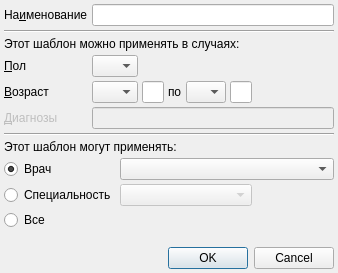
<ui version="4.0" >
 <class>ActionTemplateCreateDialog</class>
 <widget class="QDialog" name="ActionTemplateCreateDialog" >
  <property name="geometry" >
   <rect>
    <x>0</x>
    <y>0</y>
    <width>328</width>
    <height>273</height>
   </rect>
  </property>
  <property name="windowTitle" >
   <string>Создание шаблона действия</string>
  </property>
  <property name="sizeGripEnabled" >
   <bool>false</bool>
  </property>
  <layout class="QGridLayout" name="gridLayout" >
   <property name="margin" >
    <number>4</number>
   </property>
   <property name="spacing" >
    <number>4</number>
   </property>
   <item row="0" column="0" >
    <widget class="QLabel" name="lblName" >
     <property name="sizePolicy" >
      <sizepolicy vsizetype="Preferred" hsizetype="Maximum" >
       <horstretch>0</horstretch>
       <verstretch>0</verstretch>
      </sizepolicy>
     </property>
     <property name="text" >
      <string>На&amp;именование</string>
     </property>
     <property name="buddy" >
      <cstring>edtName</cstring>
     </property>
    </widget>
   </item>
   <item row="0" column="1" colspan="7" >
    <widget class="QLineEdit" name="edtName" >
     <property name="minimumSize" >
      <size>
       <width>200</width>
       <height>0</height>
      </size>
     </property>
    </widget>
   </item>
   <item row="1" column="0" colspan="8" >
    <widget class="Line" name="line" >
     <property name="orientation" >
      <enum>Qt::Horizontal</enum>
     </property>
    </widget>
   </item>
   <item row="2" column="0" colspan="8" >
    <widget class="QLabel" name="lblCase" >
     <property name="text" >
      <string>Этот шаблон можно применять в случаях:</string>
     </property>
    </widget>
   </item>
   <item row="3" column="0" >
    <widget class="QLabel" name="lblSex" >
     <property name="sizePolicy" >
      <sizepolicy vsizetype="Preferred" hsizetype="Maximum" >
       <horstretch>0</horstretch>
       <verstretch>0</verstretch>
      </sizepolicy>
     </property>
     <property name="text" >
      <string>&amp;Пол</string>
     </property>
     <property name="buddy" >
      <cstring>cmbSex</cstring>
     </property>
    </widget>
   </item>
   <item row="3" column="1" colspan="2" >
    <widget class="QComboBox" name="cmbSex" >
     <property name="sizePolicy" >
      <sizepolicy vsizetype="Fixed" hsizetype="MinimumExpanding" >
       <horstretch>0</horstretch>
       <verstretch>0</verstretch>
      </sizepolicy>
     </property>
     <item>
      <property name="text" >
       <string/>
      </property>
     </item>
     <item>
      <property name="text" >
       <string>М</string>
      </property>
     </item>
     <item>
      <property name="text" >
       <string>Ж</string>
      </property>
     </item>
    </widget>
   </item>
   <item row="3" column="3" colspan="5" >
    <spacer name="spacer_3" >
     <property name="orientation" >
      <enum>Qt::Horizontal</enum>
     </property>
     <property name="sizeHint" stdset="0" >
      <size>
       <width>415</width>
       <height>20</height>
      </size>
     </property>
    </spacer>
   </item>
   <item row="4" column="0" >
    <widget class="QLabel" name="lblAge" >
     <property name="sizePolicy" >
      <sizepolicy vsizetype="Preferred" hsizetype="Maximum" >
       <horstretch>0</horstretch>
       <verstretch>0</verstretch>
      </sizepolicy>
     </property>
     <property name="text" >
      <string>&amp;Возраст</string>
     </property>
     <property name="buddy" >
      <cstring>cmbBegAgeUnit</cstring>
     </property>
    </widget>
   </item>
   <item row="4" column="1" colspan="2" >
    <widget class="QComboBox" name="cmbBegAgeUnit" >
     <property name="sizePolicy" >
      <sizepolicy vsizetype="Fixed" hsizetype="Preferred" >
       <horstretch>0</horstretch>
       <verstretch>0</verstretch>
      </sizepolicy>
     </property>
     <item>
      <property name="text" >
       <string/>
      </property>
     </item>
     <item>
      <property name="text" >
       <string>Д</string>
      </property>
     </item>
     <item>
      <property name="text" >
       <string>Н</string>
      </property>
     </item>
     <item>
      <property name="text" >
       <string>М</string>
      </property>
     </item>
     <item>
      <property name="text" >
       <string>Г</string>
      </property>
     </item>
    </widget>
   </item>
   <item row="4" column="3" >
    <widget class="QLineEdit" name="edtBegAgeCount" >
     <property name="sizePolicy" >
      <sizepolicy vsizetype="Fixed" hsizetype="Preferred" >
       <horstretch>0</horstretch>
       <verstretch>0</verstretch>
      </sizepolicy>
     </property>
     <property name="inputMask" >
      <string>000; </string>
     </property>
     <property name="maxLength" >
      <number>3</number>
     </property>
    </widget>
   </item>
   <item row="4" column="4" >
    <widget class="QLabel" name="lblAgeSep" >
     <property name="sizePolicy" >
      <sizepolicy vsizetype="Preferred" hsizetype="Maximum" >
       <horstretch>0</horstretch>
       <verstretch>0</verstretch>
      </sizepolicy>
     </property>
     <property name="text" >
      <string>по</string>
     </property>
     <property name="buddy" >
      <cstring>cmbEndAgeUnit</cstring>
     </property>
    </widget>
   </item>
   <item row="4" column="5" >
    <widget class="QComboBox" name="cmbEndAgeUnit" >
     <property name="sizePolicy" >
      <sizepolicy vsizetype="Fixed" hsizetype="Preferred" >
       <horstretch>0</horstretch>
       <verstretch>0</verstretch>
      </sizepolicy>
     </property>
     <property name="sizeAdjustPolicy" >
      <enum>QComboBox::AdjustToContentsOnFirstShow</enum>
     </property>
     <item>
      <property name="text" >
       <string/>
      </property>
     </item>
     <item>
      <property name="text" >
       <string>Д</string>
      </property>
     </item>
     <item>
      <property name="text" >
       <string>Н</string>
      </property>
     </item>
     <item>
      <property name="text" >
       <string>М</string>
      </property>
     </item>
     <item>
      <property name="text" >
       <string>Г</string>
      </property>
     </item>
    </widget>
   </item>
   <item row="4" column="6" >
    <widget class="QLineEdit" name="edtEndAgeCount" >
     <property name="sizePolicy" >
      <sizepolicy vsizetype="Fixed" hsizetype="Preferred" >
       <horstretch>0</horstretch>
       <verstretch>0</verstretch>
      </sizepolicy>
     </property>
     <property name="inputMask" >
      <string>000; </string>
     </property>
     <property name="maxLength" >
      <number>3</number>
     </property>
    </widget>
   </item>
   <item row="4" column="7" >
    <spacer name="spacer_2" >
     <property name="orientation" >
      <enum>Qt::Horizontal</enum>
     </property>
     <property name="sizeHint" stdset="0" >
      <size>
       <width>203</width>
       <height>20</height>
      </size>
     </property>
    </spacer>
   </item>
   <item row="5" column="0" >
    <widget class="QLabel" name="lblDiagnosis" >
     <property name="enabled" >
      <bool>false</bool>
     </property>
     <property name="sizePolicy" >
      <sizepolicy vsizetype="Preferred" hsizetype="Maximum" >
       <horstretch>0</horstretch>
       <verstretch>0</verstretch>
      </sizepolicy>
     </property>
     <property name="text" >
      <string>&amp;Диагнозы</string>
     </property>
     <property name="buddy" >
      <cstring>edtMKBList</cstring>
     </property>
    </widget>
   </item>
   <item row="5" column="1" colspan="7" >
    <widget class="QLineEdit" name="edtMKBList" >
     <property name="enabled" >
      <bool>false</bool>
     </property>
     <property name="minimumSize" >
      <size>
       <width>200</width>
       <height>0</height>
      </size>
     </property>
    </widget>
   </item>
   <item row="6" column="0" colspan="8" >
    <widget class="Line" name="line_2" >
     <property name="orientation" >
      <enum>Qt::Horizontal</enum>
     </property>
    </widget>
   </item>
   <item row="7" column="0" colspan="8" >
    <widget class="QLabel" name="lblVisibleTo" >
     <property name="text" >
      <string>Этот шаблон могут применять:</string>
     </property>
    </widget>
   </item>
   <item row="8" column="0" colspan="2" >
    <widget class="QRadioButton" name="rbVisibleToOwner" >
     <property name="text" >
      <string>Врач</string>
     </property>
     <property name="checked" >
      <bool>true</bool>
     </property>
    </widget>
   </item>
   <item row="8" column="2" colspan="6" >
    <widget class="CPersonComboBoxEx" name="cmbOwner" />
   </item>
   <item row="9" column="0" colspan="2" >
    <widget class="QRadioButton" name="rbVisibleToSpeciality" >
     <property name="text" >
      <string>Специальность</string>
     </property>
    </widget>
   </item>
   <item row="9" column="2" colspan="5" >
    <widget class="CRBComboBox" name="cmbSpeciality" >
     <property name="enabled" >
      <bool>false</bool>
     </property>
    </widget>
   </item>
   <item row="9" column="7" >
    <spacer name="horizontalSpacer_4" >
     <property name="orientation" >
      <enum>Qt::Horizontal</enum>
     </property>
     <property name="sizeHint" stdset="0" >
      <size>
       <width>197</width>
       <height>20</height>
      </size>
     </property>
    </spacer>
   </item>
   <item row="10" column="0" colspan="2" >
    <widget class="QRadioButton" name="rbVisibleToAll" >
     <property name="text" >
      <string>Все</string>
     </property>
    </widget>
   </item>
   <item row="11" column="0" >
    <spacer name="verticalSpacer" >
     <property name="orientation" >
      <enum>Qt::Vertical</enum>
     </property>
     <property name="sizeHint" stdset="0" >
      <size>
       <width>20</width>
       <height>40</height>
      </size>
     </property>
    </spacer>
   </item>
   <item row="12" column="0" colspan="8" >
    <widget class="QDialogButtonBox" name="buttonBox" >
     <property name="orientation" >
      <enum>Qt::Horizontal</enum>
     </property>
     <property name="standardButtons" >
      <set>QDialogButtonBox::Cancel|QDialogButtonBox::Ok</set>
     </property>
    </widget>
   </item>
  </layout>
 </widget>
 <layoutdefault spacing="4" margin="4" />
 <customwidgets>
  <customwidget>
   <class>CPersonComboBoxEx</class>
   <extends>QComboBox</extends>
   <header>Orgs/PersonComboBoxEx.h</header>
  </customwidget>
  <customwidget>
   <class>CRBComboBox</class>
   <extends>QComboBox</extends>
   <header>library/crbcombobox.h</header>
  </customwidget>
 </customwidgets>
 <tabstops>
  <tabstop>edtName</tabstop>
  <tabstop>cmbSex</tabstop>
  <tabstop>cmbBegAgeUnit</tabstop>
  <tabstop>edtBegAgeCount</tabstop>
  <tabstop>cmbEndAgeUnit</tabstop>
  <tabstop>edtEndAgeCount</tabstop>
  <tabstop>edtMKBList</tabstop>
  <tabstop>rbVisibleToOwner</tabstop>
  <tabstop>cmbOwner</tabstop>
  <tabstop>rbVisibleToSpeciality</tabstop>
  <tabstop>cmbSpeciality</tabstop>
  <tabstop>rbVisibleToAll</tabstop>
  <tabstop>buttonBox</tabstop>
 </tabstops>
 <resources/>
 <connections>
  <connection>
   <sender>buttonBox</sender>
   <signal>accepted()</signal>
   <receiver>ActionTemplateCreateDialog</receiver>
   <slot>accept()</slot>
   <hints>
    <hint type="sourcelabel" >
     <x>211</x>
     <y>342</y>
    </hint>
    <hint type="destinationlabel" >
     <x>94</x>
     <y>337</y>
    </hint>
   </hints>
  </connection>
  <connection>
   <sender>buttonBox</sender>
   <signal>rejected()</signal>
   <receiver>ActionTemplateCreateDialog</receiver>
   <slot>reject()</slot>
   <hints>
    <hint type="sourcelabel" >
     <x>265</x>
     <y>342</y>
    </hint>
    <hint type="destinationlabel" >
     <x>404</x>
     <y>337</y>
    </hint>
   </hints>
  </connection>
  <connection>
   <sender>rbVisibleToOwner</sender>
   <signal>toggled(bool)</signal>
   <receiver>cmbOwner</receiver>
   <slot>setEnabled(bool)</slot>
   <hints>
    <hint type="sourcelabel" >
     <x>45</x>
     <y>260</y>
    </hint>
    <hint type="destinationlabel" >
     <x>250</x>
     <y>261</y>
    </hint>
   </hints>
  </connection>
  <connection>
   <sender>rbVisibleToSpeciality</sender>
   <signal>toggled(bool)</signal>
   <receiver>cmbSpeciality</receiver>
   <slot>setEnabled(bool)</slot>
   <hints>
    <hint type="sourcelabel" >
     <x>72</x>
     <y>284</y>
    </hint>
    <hint type="destinationlabel" >
     <x>249</x>
     <y>285</y>
    </hint>
   </hints>
  </connection>
 </connections>
</ui>
